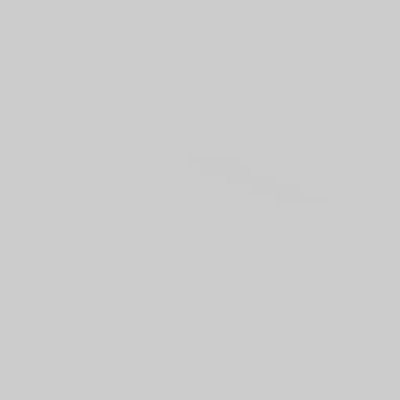
Frame 1 (no input)
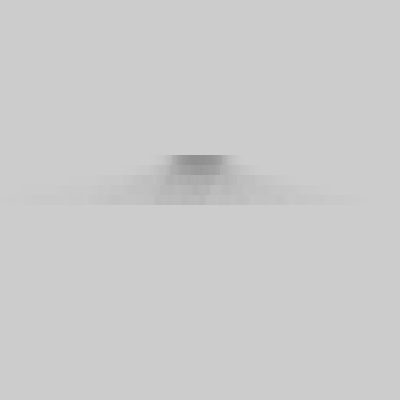
Frame 60 (the mouse pressed at the canvas centre just before this capture)
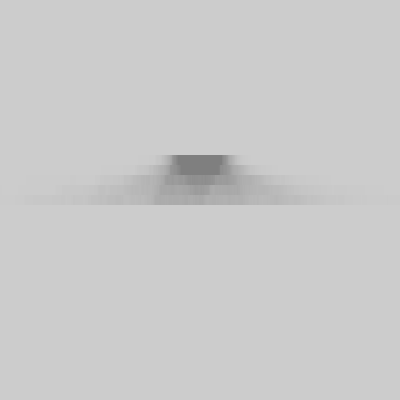
Frame 120 (the mouse held since frame 60 and released just before this capture)

The Processing sketch that drew these frames (run headless with seeded random() and noise(); from frame 60 on, the mouse is pressed at the canvas centre):

// Processing sketch: processing_87995
// ── processing_87995.pde

//Learning processing.
//
//float xpos = 50;
//float ypos= 100.5;
//float rad=50;
//
import java.util.Random;
Random gen;
void setup(){
  size(400,400);
  frameRate(24);
  gen = new Random();
}

//float mean = .5;
//float stddiv = .2;
float temp;
void draw(){
float rand=(float)gen.nextGaussian();
//rand*=50;
//rand+=100;
float stddev = 80;
float mean =width/2;
float xpos = (rand*stddev)+mean;
////float xpos = width/2;
//  background(255);
//  noFill();
//  ellipse(xpos,ypos,rad,rad);
//  rad= rad+1;
////float xpos = width/2;
//  ellipse(xpos,ypos,rad+20,rad+20);
//  rad= rad+1; 
//colorMode(RGB,255);
//  float fillin = random(1);
//  colorMode(RGB,255);
//  background(255,0,0);
 // strokeWeight(abs(rand/2));
//  stroke(0);
//  fill(rand,random(100)*100,rand+rand);
//  rectMode(CENTER);
//  rect(width/2,height/2,rand,rand);
//  temp = min(temp,rand);
//  println(rand);
float alpha=1;
noStroke();
fill(0,alpha);
rectMode(CENTER);
rect(xpos,height/2,50,10);
stddev = 60;
xpos = (rand*stddev)+mean;
rect(xpos,height/2-10,50,10);
stddev = 40;
xpos = (rand*stddev)+mean;
rect(xpos,height/2-20,50,10);
stddev = 20;
xpos = (rand*stddev)+mean;
rect(xpos,height/2-30,50,10);
stddev = 10;
xpos = (rand*stddev)+mean;
rect(xpos,height/2-40,50,10);
}
